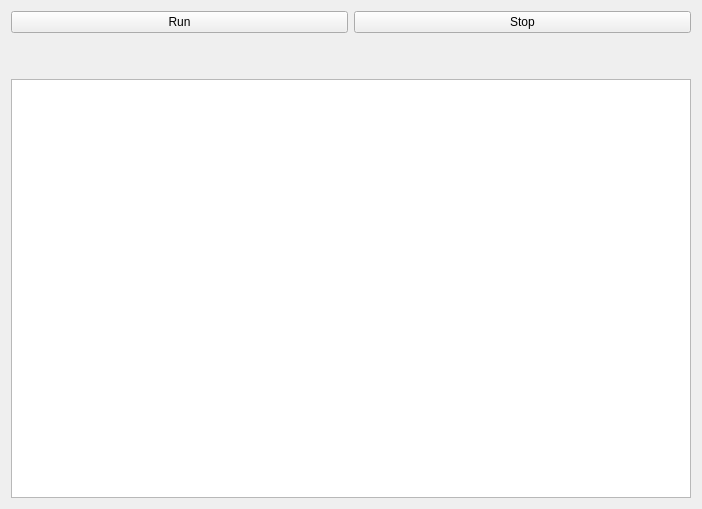
<?xml version="1.0" encoding="UTF-8"?>
<ui version="4.0">
 <class>Form</class>
 <widget class="QWidget" name="Form">
  <property name="geometry">
   <rect>
    <x>0</x>
    <y>0</y>
    <width>702</width>
    <height>509</height>
   </rect>
  </property>
  <property name="windowTitle">
   <string>Runway Allocation</string>
  </property>
  <layout class="QGridLayout" name="gridLayout_3">
   <item row="0" column="0">
    <layout class="QVBoxLayout" name="verticalLayout">
     <item>
      <layout class="QHBoxLayout" name="horizontalLayout">
       <item>
        <widget class="QPushButton" name="btnRun">
         <property name="text">
          <string>Run</string>
         </property>
        </widget>
       </item>
       <item>
        <widget class="QPushButton" name="btnStop">
         <property name="text">
          <string>Stop</string>
         </property>
        </widget>
       </item>
      </layout>
     </item>
     <item>
      <spacer name="verticalSpacer">
       <property name="orientation">
        <enum>Qt::Vertical</enum>
       </property>
       <property name="sizeType">
        <enum>QSizePolicy::Minimum</enum>
       </property>
       <property name="sizeHint" stdset="0">
        <size>
         <width>20</width>
         <height>40</height>
        </size>
       </property>
      </spacer>
     </item>
     <item>
      <layout class="QHBoxLayout" name="horizontalLayout_3">
       <item>
        <widget class="QTableWidget" name="tableWidget"/>
       </item>
      </layout>
     </item>
    </layout>
   </item>
  </layout>
 </widget>
 <resources/>
 <connections/>
</ui>
